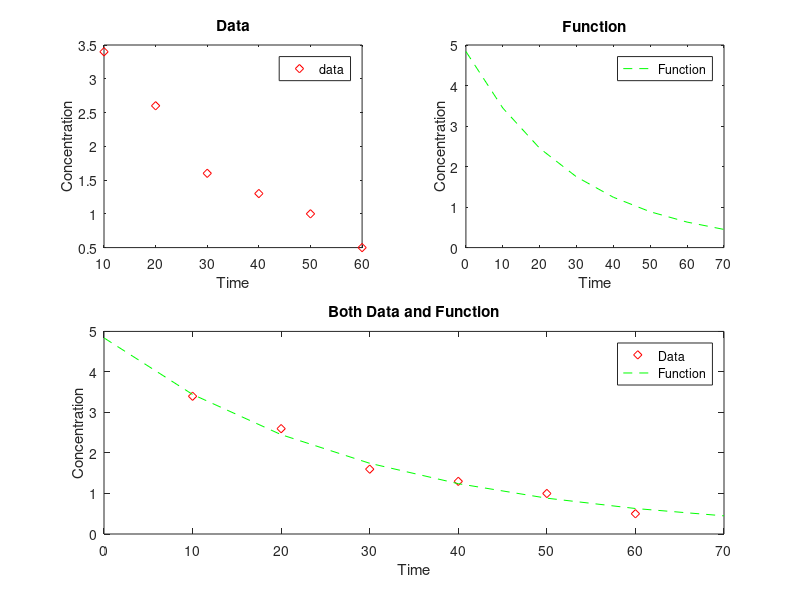

Write the MATLAB code that produced this figure.
%% Problem 1     Martin Perina 
% #1 
subplot(2,2,1) 
qo = 10; R = 60; L = 9; C = 0.00005;
t = 0:0.01:0.8;
qt = qo.*exp((-R.*t)/(2.*L)).* cos(sqrt((1/(L.*C)) - (((R/(2.*L)).^2).*t))); 
plot(t,qt,'b')
title('With C=0.00005')
xlabel('Time')
ylabel('Charge on Capacitor') 
legend('C=0.00005')
% #2
subplot(2,2,2) 
qo = 10; R = 60; L = 9; C2 = 0.0005;
t = 0:0.01:0.8;
qt2 = qo.*exp((-R.*t)/(2.*L)).* cos(sqrt((1/(L.*C2)) - (((R/(2.*L)).^2).*t))); 
plot(t,qt2,'r')
title('With C=0.0005')
xlabel('Time')
ylabel('Charge on Capacitor') 
legend('C=0.0005')

%both plots
subplot(2,2,[3,4])
plot(t,qt,'b',t,qt2,'r') 
title('Both ')
xlabel('Time')
ylabel('Charge on Capacitor') 
legend('C=0.00005','C=0.0005')

% #3
% The charge on the capacitor (qt) increases as the capacitance (C)
% decreases. 


%% Problem 2
t = 10:10:60;
c = [3.4 2.6 1.6 1.3 1.0 0.5];
t2 = 0:10:70;
c2 = (4.84).*exp(-0.034 .*t2);

%data
subplot(2,2,1)
plot(t,c,'dr')
title('Data')
legend('data') 
xlabel('Time')
ylabel('Concentration') 

%function
subplot(2,2,2)
plot(t2,c2,'--g')
title('Function') 
legend('Function') 
xlabel('Time')
ylabel('Concentration') 

%both plots 
subplot(2,2,[3,4])
plot(t,c,'dr',t2,c2,'--g')
title('Both Data and Function')
legend('Data','Function') 
xlabel('Time')
ylabel('Concentration') 









